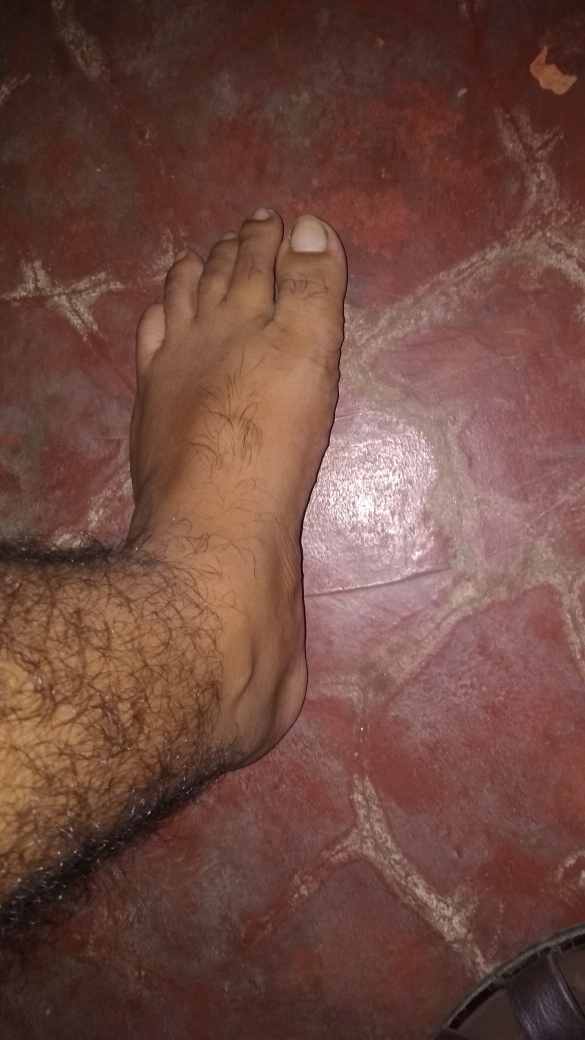
#> input picture Detecting object size/my.jpg, 2340 x 4160 px, found by its file name (shown at 1/4 size)
$ jupyter execute measuring_size.ipynb   (older library calls are emulated)
#> lines starting #> are read from the running program, lines starting #| are printed output that depends on the picture; after the words box and inside, x2 and y2 are one past the last pixel; in counts of white or black regions, pixels touching at a corner belong together
[cell 1]
from scipy.spatial import distance as dist
from imutils import perspective
from imutils import contours
import numpy as np
import imutils
import cv2

[cell 2]
def midpoint(ptA, ptB):
    return ((ptA[0] + ptB[0]) * 0.5, (ptA[1] + ptB[1]) * 0.5)

image1= cv2.imread("/home/dheeraj/my_projects/my_project_env/practice/motion_detector/Detecting object size/my.jpg")
#> image1 is the input picture: shape (4160, 2340, 3); mean B, G, R 64.7, 74.2, 111.9
image = cv2.resize(image1, (400, 600))
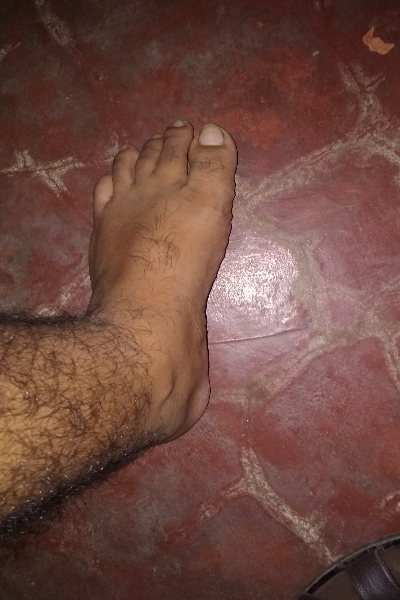
#> image: shape (600, 400, 3); mean B, G, R 64.6, 74.1, 111.8
gray = cv2.cvtColor(image, cv2.COLOR_BGR2GRAY)
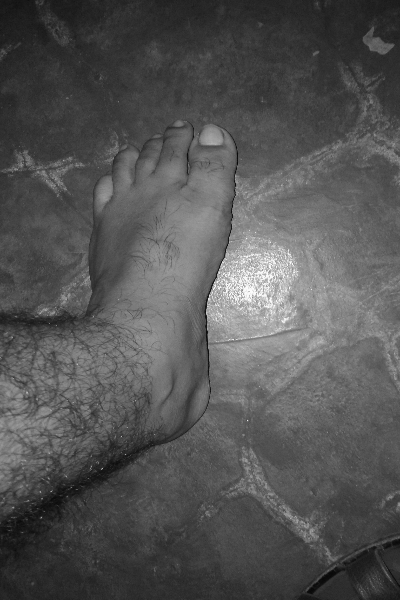
#> gray: shape (600, 400); min 8, max 251, mean 84.3
gray = cv2.GaussianBlur(gray, (5, 5), 0)

edged = cv2.Canny(gray, 35, 125)
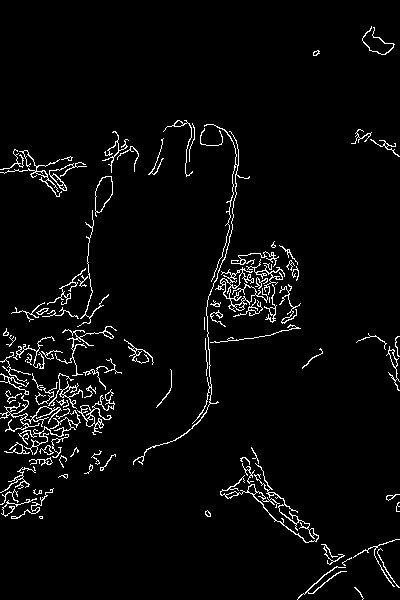
#> edged: shape (600, 400); 3.7% white in thin lines or dots
edged = cv2.dilate(edged, None, iterations=1)
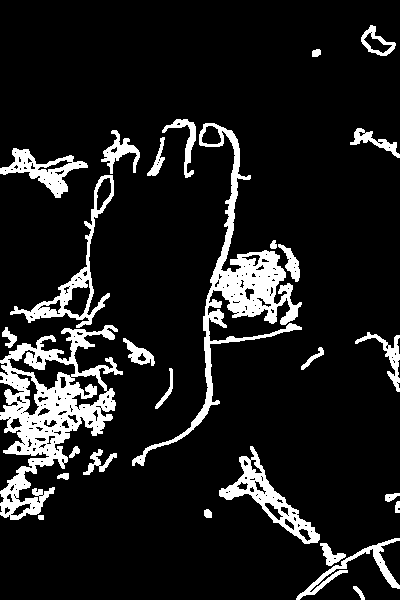
#> edged: shape (600, 400); 11.5% white; 28 white regions, largest, box (x1, y1, x2, y2) and area: (0, 325, 123, 520) 8961, (132, 123, 302, 466) 6732, (219, 446, 320, 544) 2187
edged = cv2.erode(edged, None, iterations=1)
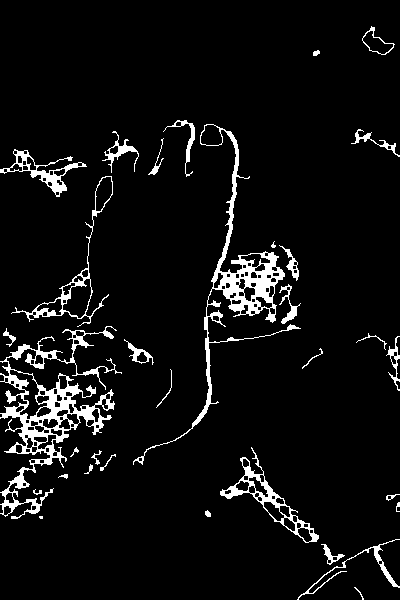
#> edged: shape (600, 400); 6% white; 33 white regions (2 under 20 px)

cnts = cv2.findContours(edged.copy(), cv2.RETR_EXTERNAL,
    cv2.CHAIN_APPROX_SIMPLE)
#> cnts = 33 contours, 12 with area under 20; largest, box (x1, y1, x2, y2) and area: (0, 326, 122, 519) 6178, (133, 124, 301, 465) 4367, (220, 447, 319, 543) 1946, (11, 176, 113, 327) 1946, (0, 149, 87, 197) 982
cnts = imutils.grab_contours(cnts)

(cnts, _) = contours.sort_contours(cnts)
#> cnts = 33 contours, 12 with area under 20; largest, box (x1, y1, x2, y2) and area: (0, 326, 122, 519) 6178, (133, 124, 301, 465) 4367, (11, 176, 113, 327) 1946, (220, 447, 319, 543) 1946, (0, 149, 87, 197) 982
pixelsPerMetric = None

[cell 3]
for c in cnts:

    if cv2.contourArea(c) < 100:
        continue
    orig = image.copy()
    box = cv2.minAreaRect(c)
    box = cv2.cv.BoxPoints(box) if imutils.is_cv2() else cv2.boxPoints(box)
    box = np.array(box, dtype="int")

    box = perspective.order_points(box)

    for (x, y) in box:
        cv2.circle(orig, (int(x), int(y)), 5, (0, 0, 255), -1)

    (tl, tr, br, bl) = box
    (tltrX, tltrY) = midpoint(tl, tr)
    (blbrX, blbrY) = midpoint(bl, br)

    (tlblX, tlblY) = midpoint(tl, bl)
    (trbrX, trbrY) = midpoint(tr, br)

    cv2.circle(orig, (int(tltrX), int(tltrY)), 5, (255, 0, 0), -1)
    cv2.circle(orig, (int(blbrX), int(blbrY)), 5, (255, 0, 0), -1)
    cv2.circle(orig, (int(tlblX), int(tlblY)), 5, (255, 0, 0), -1)
    cv2.circle(orig, (int(trbrX), int(trbrY)), 5, (255, 0, 0), -1)

    cv2.line(orig, (int(tltrX), int(tltrY)), (int(blbrX), int(blbrY)),
        (255, 0, 255), 2)
    cv2.line(orig, (int(tlblX), int(tlblY)), (int(trbrX), int(trbrY)),
        (255, 0, 255), 2)

    dA = dist.euclidean((tltrX, tltrY), (blbrX, blbrY))
    dB = dist.euclidean((tlblX, tlblY), (trbrX, trbrY))

    if pixelsPerMetric is None:
        pixelsPerMetric = dB / 3.5

    dimA = dA / pixelsPerMetric
    dimB = dB / pixelsPerMetric

#     cv2.putText(orig, "{:.1f}in".format(dimA), (int(tltrX - 15), int(tltrY - 10)), cv2.FONT_HERSHEY_SIMPLEX, 0.65, (255, 255, 255), 2)
#     cv2.putText(orig, "{:.1f}in".format(dimB),(int(trbrX + 10), int(trbrY)), cv2.FONT_HERSHEY_SIMPLEX, 0.65, (255, 255, 255), 2)

    cv2.imshow("Image", orig)
    cv2.waitKey(0)
    cv2.destroyAllWindows()
#> this loop made 33 passes
#> (tl, tr, br, bl, tltrX, tltrY, blbrX, blbrY) on pass 1: ([0, 326], [121, 326], [121, 518], [0, 518], 60.5, 326, 60.5, 518)
#> (tl, tr, br, bl, tltrX, tltrY, blbrX, blbrY) on passes 2, 4, 12, 13, 14, 17: ([15, 132], [87, 163], [70, 202], [-1, 171], 51, 147.5, 34.5, 186.5), ([10, 313], [105, 172], [165, 212], [71, 353], 57.5, 242.5, 118, 282.5), ([109, 129], [142, 138], [132, 177], [99, 168], 125.5, 133.5, 115.5, 172.5), ([124, 338], [156, 356], [149, 369], [116, 351], 140, 347, 132.5, 360), ([202, 121], [336, 149], [266, 491], [132, 463], 269, 135, 199, 477), ([161, 127], [187, 114], [212, 163], [186, 176], 174, 120.5, 199, 169.5)
#> pass 1, `cv2.imshow("Image", orig)`:
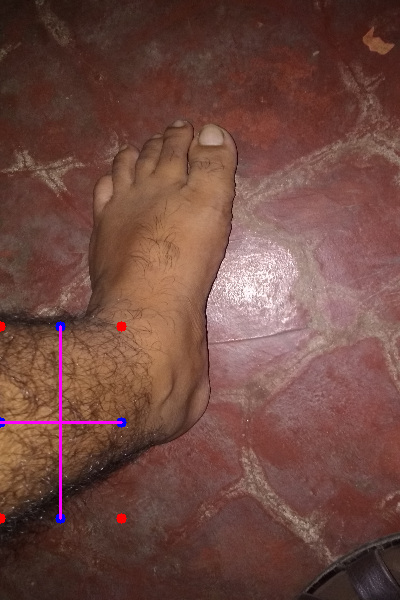
#> window 'Image': shape (600, 400, 3); mean B, G, R 65.5, 73.6, 112.4
#> pass 2, `cv2.imshow("Image", orig)`:
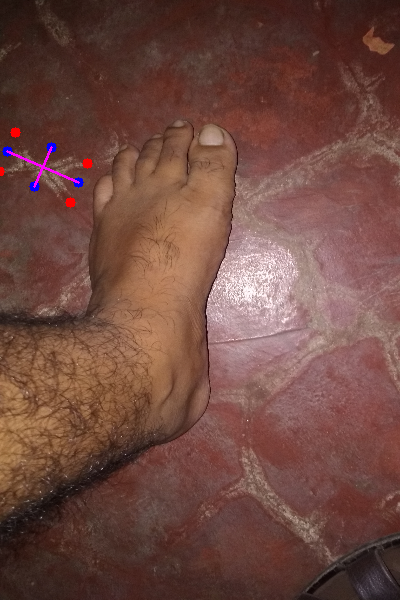
#> window 'Image': shape (600, 400, 3); mean B, G, R 65, 73.9, 112
#> after the loop, pixelsPerMetric = 34.57
